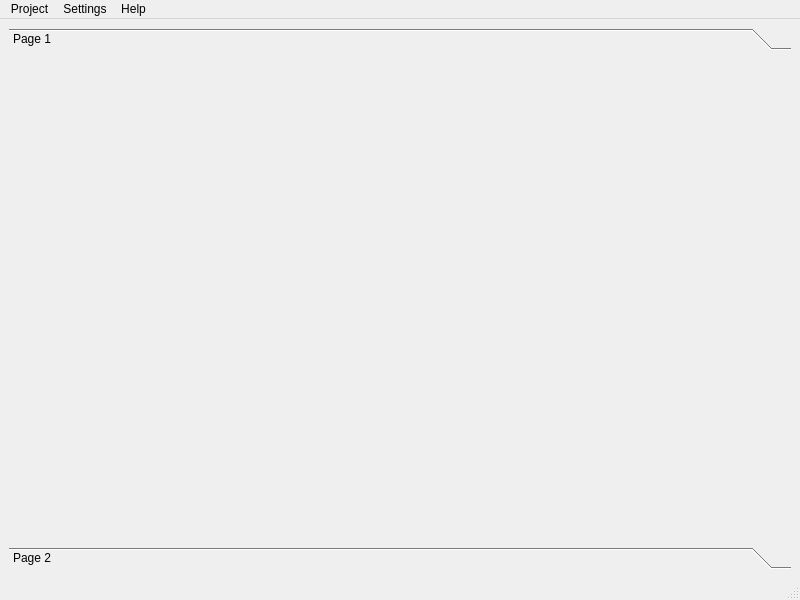
<?xml version="1.0" encoding="UTF-8"?>
<ui version="4.0">
 <class>mw_fondation</class>
 <widget class="QMainWindow" name="mw_fondation">
  <property name="geometry">
   <rect>
    <x>0</x>
    <y>0</y>
    <width>800</width>
    <height>600</height>
   </rect>
  </property>
  <property name="windowTitle">
   <string>Fondation</string>
  </property>
  <widget class="QWidget" name="centralwidget">
   <layout class="QGridLayout" name="gridLayout">
    <item row="0" column="0">
     <layout class="QVBoxLayout" name="verticalLayout"/>
    </item>
    <item row="0" column="1">
     <widget class="QToolBox" name="toolBox">
      <property name="currentIndex">
       <number>0</number>
      </property>
      <widget class="QWidget" name="page">
       <property name="geometry">
        <rect>
         <x>0</x>
         <y>0</y>
         <width>774</width>
         <height>487</height>
        </rect>
       </property>
       <attribute name="label">
        <string>Page 1</string>
       </attribute>
      </widget>
      <widget class="QWidget" name="page_2">
       <property name="geometry">
        <rect>
         <x>0</x>
         <y>0</y>
         <width>774</width>
         <height>487</height>
        </rect>
       </property>
       <attribute name="label">
        <string>Page 2</string>
       </attribute>
      </widget>
     </widget>
    </item>
   </layout>
  </widget>
  <widget class="QMenuBar" name="menubar">
   <property name="geometry">
    <rect>
     <x>0</x>
     <y>0</y>
     <width>800</width>
     <height>21</height>
    </rect>
   </property>
   <widget class="QMenu" name="m_settings">
    <property name="title">
     <string>Settings</string>
    </property>
    <addaction name="mi_fondationSettings"/>
    <addaction name="mi_projectSettings"/>
   </widget>
   <widget class="QMenu" name="m_help">
    <property name="title">
     <string>Help</string>
    </property>
    <addaction name="mi_showToolTips"/>
   </widget>
   <widget class="QMenu" name="m_project">
    <property name="title">
     <string>Project</string>
    </property>
    <addaction name="mi_newProject"/>
    <addaction name="mi_loadProject"/>
   </widget>
   <addaction name="m_project"/>
   <addaction name="m_settings"/>
   <addaction name="m_help"/>
  </widget>
  <widget class="QStatusBar" name="statusbar"/>
  <action name="mi_newProject">
   <property name="text">
    <string>New Project</string>
   </property>
  </action>
  <action name="mi_loadProject">
   <property name="text">
    <string>Load Project</string>
   </property>
  </action>
  <action name="actionClose_Project">
   <property name="text">
    <string>Close Project</string>
   </property>
  </action>
  <action name="actionQuit">
   <property name="text">
    <string>Quit</string>
   </property>
  </action>
  <action name="mi_projectSettings">
   <property name="text">
    <string>Project Settings</string>
   </property>
  </action>
  <action name="mi_fondationSettings">
   <property name="text">
    <string>Fondation Settings</string>
   </property>
  </action>
  <action name="mi_showToolTips">
   <property name="checkable">
    <bool>true</bool>
   </property>
   <property name="text">
    <string>Show ToolTips</string>
   </property>
  </action>
 </widget>
 <resources/>
 <connections/>
</ui>
